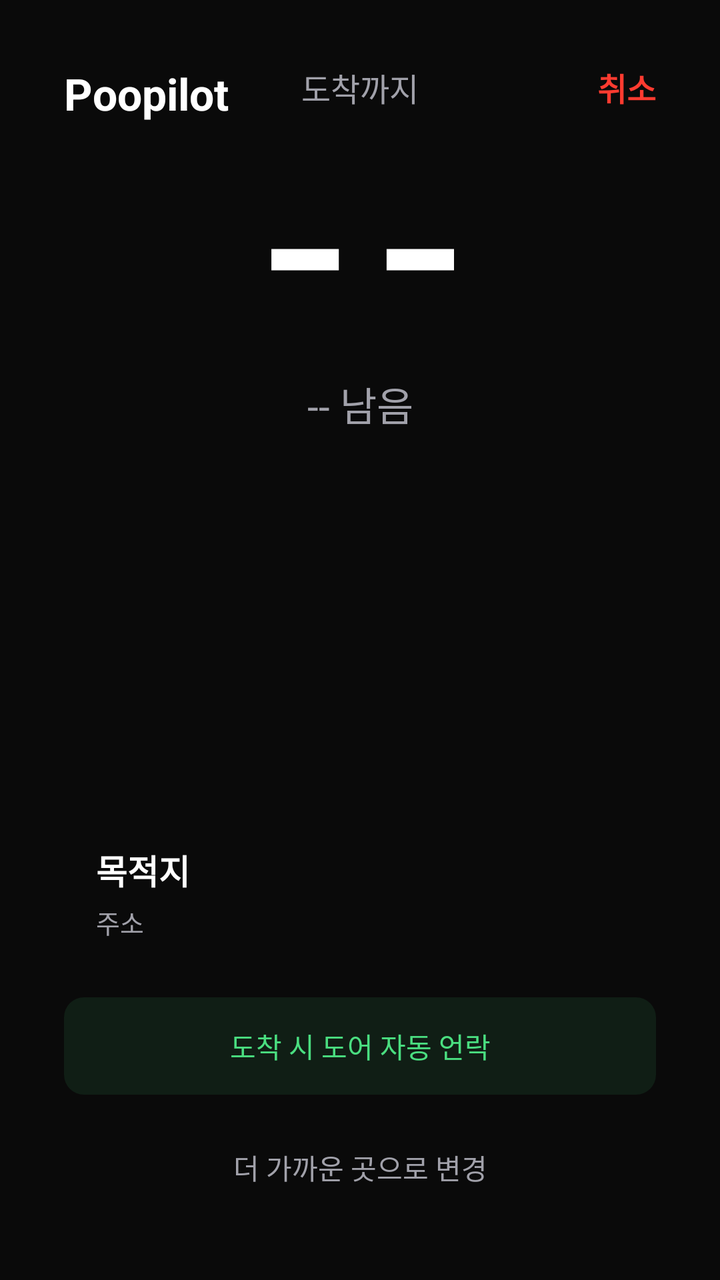
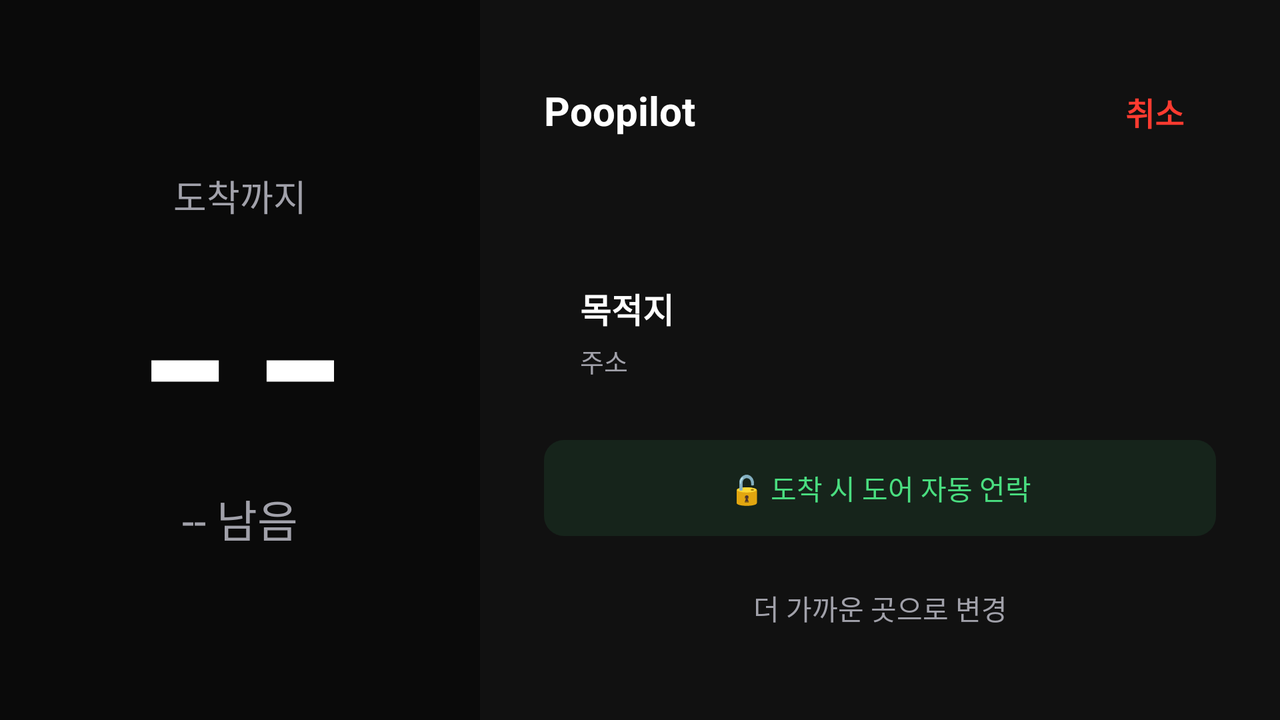

Two renders of one Android screen. The first uses the default layout on a phone; the second uses the alternative layout the repository ships for a different screen configuration, on a matching device. The two XML files are below.
<!-- AndroidManifest.xml: application theme Theme.Poopilot -->
<!-- res/layout/fragment_navigation.xml -->
<?xml version="1.0" encoding="utf-8"?>
<androidx.constraintlayout.widget.ConstraintLayout
    xmlns:android="http://schemas.android.com/apk/res/android"
    xmlns:app="http://schemas.android.com/apk/res-auto"
    android:layout_width="match_parent"
    android:layout_height="match_parent"
    android:background="@color/bg_primary"
    android:padding="@dimen/screen_padding">

    <TextView
        android:id="@+id/tvNavLogo"
        android:layout_width="wrap_content"
        android:layout_height="wrap_content"
        android:text="Poopilot"
        android:textColor="@color/text_primary"
        android:textSize="@dimen/text_title"
        android:textStyle="bold"
        app:layout_constraintStart_toStartOf="parent"
        app:layout_constraintTop_toTopOf="parent" />

    <TextView
        android:id="@+id/btnCancel"
        android:layout_width="wrap_content"
        android:layout_height="wrap_content"
        android:minHeight="@dimen/touch_target_min"
        android:text="취소"
        android:textColor="@color/emergency_red"
        android:textSize="@dimen/text_body"
        android:textStyle="bold"
        android:clickable="true"
        android:focusable="true"
        app:layout_constraintEnd_toEndOf="parent"
        app:layout_constraintTop_toTopOf="parent" />

    <TextView
        android:id="@+id/tvTimeLabel"
        android:layout_width="wrap_content"
        android:layout_height="wrap_content"
        android:text="도착까지"
        android:textColor="@color/text_secondary"
        android:textSize="@dimen/text_body"
        app:layout_constraintEnd_toEndOf="parent"
        app:layout_constraintStart_toStartOf="parent"
        app:layout_constraintBottom_toTopOf="@id/tvTimeValue"
        app:layout_constraintVertical_chainStyle="packed"
        app:layout_constraintVertical_bias="0.35" />

    <TextView
        android:id="@+id/tvTimeValue"
        android:layout_width="wrap_content"
        android:layout_height="wrap_content"
        android:fontFamily="monospace"
        android:text="--"
        android:textColor="@color/text_primary"
        android:textSize="@dimen/text_countdown"
        android:textStyle="bold"
        app:layout_constraintEnd_toEndOf="parent"
        app:layout_constraintStart_toStartOf="parent"
        app:layout_constraintTop_toBottomOf="@id/tvTimeLabel" />

    <TextView
        android:id="@+id/tvDistValue"
        android:layout_width="wrap_content"
        android:layout_height="wrap_content"
        android:layout_marginTop="4dp"
        android:text="-- 남음"
        android:textColor="@color/text_secondary"
        android:textSize="20sp"
        app:layout_constraintEnd_toEndOf="parent"
        app:layout_constraintStart_toStartOf="parent"
        app:layout_constraintTop_toBottomOf="@id/tvTimeValue" />

    <TextView
        android:id="@+id/tvTbtDesc"
        android:layout_width="wrap_content"
        android:layout_height="wrap_content"
        android:layout_marginTop="8dp"
        android:textColor="@color/accent_purple"
        android:textSize="@dimen/text_body_small"
        android:visibility="gone"
        app:layout_constraintEnd_toEndOf="parent"
        app:layout_constraintStart_toStartOf="parent"
        app:layout_constraintTop_toBottomOf="@id/tvDistValue" />

    <LinearLayout
        android:id="@+id/destCard"
        android:layout_width="0dp"
        android:layout_height="wrap_content"
        android:layout_marginBottom="12dp"
        android:background="@drawable/card_bg"
        android:orientation="vertical"
        android:padding="16dp"
        app:layout_constraintBottom_toTopOf="@id/btnDoorUnlock"
        app:layout_constraintEnd_toEndOf="parent"
        app:layout_constraintStart_toStartOf="parent">

        <TextView
            android:id="@+id/tvDestName"
            android:layout_width="wrap_content"
            android:layout_height="wrap_content"
            android:text="목적지"
            android:textColor="@color/text_primary"
            android:textSize="17sp"
            android:textStyle="bold" />

        <TextView
            android:id="@+id/tvDestAddr"
            android:layout_width="wrap_content"
            android:layout_height="wrap_content"
            android:layout_marginTop="4dp"
            android:text="주소"
            android:textColor="@color/text_secondary"
            android:textSize="@dimen/text_caption" />
    </LinearLayout>

    <TextView
        android:id="@+id/btnDoorUnlock"
        android:layout_width="0dp"
        android:layout_height="wrap_content"
        android:layout_marginBottom="12dp"
        android:background="@drawable/door_unlock_bg"
        android:gravity="center"
        android:padding="14dp"
        android:text="도착 시 도어 자동 언락"
        android:textColor="@color/success_green"
        android:textSize="@dimen/text_body_small"
        app:layout_constraintBottom_toTopOf="@id/btnChangeRoute"
        app:layout_constraintEnd_toEndOf="parent"
        app:layout_constraintStart_toStartOf="parent" />

    <TextView
        android:id="@+id/btnChangeRoute"
        android:layout_width="0dp"
        android:layout_height="wrap_content"
        android:background="@drawable/card_bg"
        android:gravity="center"
        android:padding="14dp"
        android:text="더 가까운 곳으로 변경"
        android:textColor="@color/text_secondary"
        android:textSize="@dimen/text_body_small"
        android:clickable="true"
        android:focusable="true"
        app:layout_constraintBottom_toBottomOf="parent"
        app:layout_constraintEnd_toEndOf="parent"
        app:layout_constraintStart_toStartOf="parent" />

</androidx.constraintlayout.widget.ConstraintLayout>
<!-- resources referenced by this layout -->
<resources>
  <color name="accent_purple">#FFA855F7</color>
  <color name="bg_primary">#FF0A0A0A</color>
  <color name="emergency_red">#FFFF3B30</color>
  <color name="success_green">#FF4ADE80</color>
  <color name="text_primary">#FFFFFFFF</color>
  <color name="text_secondary">#FFA1A1AA</color>
  <dimen name="screen_padding">32dp</dimen>
  <dimen name="text_body">16sp</dimen>
  <dimen name="text_body_small">14sp</dimen>
  <dimen name="text_caption">13sp</dimen>
  <dimen name="text_countdown">96sp</dimen>
  <dimen name="text_title">22sp</dimen>
  <dimen name="touch_target_min">48dp</dimen>
  <!-- drawable door_unlock_bg (drawable) -->
  <?xml version="1.0" encoding="utf-8"?>
  <shape xmlns:android="http://schemas.android.com/apk/res/android"
      android:shape="rectangle">
      <solid android:color="@color/success_green_dim" />
      <corners android:radius="@dimen/button_radius" />
  </shape>
  <style name="Theme.Poopilot" parent="Theme.MaterialComponents.DayNight.NoActionBar">
          <item name="colorPrimary">@color/accent_purple</item>
          <item name="colorPrimaryVariant">@color/accent_purple</item>
          <item name="colorOnPrimary">@color/text_primary</item>
          <item name="colorSecondary">@color/success_green</item>
          <item name="colorOnSecondary">@color/text_inverse</item>
          <item name="android:colorBackground">@color/bg_primary</item>
          <item name="colorSurface">@color/bg_card</item>
          <item name="colorOnSurface">@color/text_primary</item>
          <item name="android:statusBarColor">@color/bg_primary</item>
          <item name="android:navigationBarColor">@color/bg_primary</item>
          <item name="android:windowBackground">@color/bg_primary</item>
      </style>
  <color name="success_green_dim">#184ADE80</color>
  <dimen name="button_radius">10dp</dimen>
  <color name="text_inverse">#FF0A0A0A</color>
  <color name="bg_card">#FF1A1A1A</color>
</resources>
<!-- res/layout-land/fragment_navigation.xml (the repository's variant of the layout above) -->
<!-- drawn on the phone turned sideways -->
<?xml version="1.0" encoding="utf-8"?>
<LinearLayout xmlns:android="http://schemas.android.com/apk/res/android"
    android:layout_width="match_parent"
    android:layout_height="match_parent"
    android:background="@color/bg_primary"
    android:orientation="horizontal">

    
    <FrameLayout
        android:layout_width="0dp"
        android:layout_height="match_parent"
        android:layout_weight="1">

        <LinearLayout
            android:layout_width="wrap_content"
            android:layout_height="wrap_content"
            android:layout_gravity="center"
            android:gravity="center_horizontal"
            android:orientation="vertical">

            <TextView
                android:id="@+id/tvTimeLabel"
                android:layout_width="wrap_content"
                android:layout_height="wrap_content"
                android:text="도착까지"
                android:textColor="@color/text_secondary"
                android:textSize="18sp" />

            <TextView
                android:id="@+id/tvTimeValue"
                android:layout_width="wrap_content"
                android:layout_height="wrap_content"
                android:fontFamily="monospace"
                android:text="--"
                android:textColor="@color/text_primary"
                android:textSize="@dimen/text_countdown"
                android:textStyle="bold" />

            <TextView
                android:id="@+id/tvDistValue"
                android:layout_width="wrap_content"
                android:layout_height="wrap_content"
                android:layout_marginTop="@dimen/spacing_xs"
                android:text="-- 남음"
                android:textColor="@color/text_secondary"
                android:textSize="@dimen/text_title" />

            <TextView
                android:id="@+id/tvTbtDesc"
                android:layout_width="wrap_content"
                android:layout_height="wrap_content"
                android:layout_marginTop="8dp"
                android:textColor="@color/accent_purple"
                android:textSize="@dimen/text_body_small"
                android:visibility="gone" />
        </LinearLayout>
    </FrameLayout>

    
    <LinearLayout
        android:layout_width="400dp"
        android:layout_height="match_parent"
        android:background="@color/bg_secondary"
        android:gravity="center_vertical"
        android:orientation="vertical"
        android:padding="@dimen/screen_padding">

        
        <LinearLayout
            android:layout_width="match_parent"
            android:layout_height="wrap_content"
            android:orientation="horizontal">

            <TextView
                android:id="@+id/tvNavLogo"
                android:layout_width="0dp"
                android:layout_height="wrap_content"
                android:layout_weight="1"
                android:text="Poopilot"
                android:textColor="@color/text_primary"
                android:textSize="20sp"
                android:textStyle="bold" />

            <TextView
                android:id="@+id/btnCancel"
                android:layout_width="wrap_content"
                android:layout_height="@dimen/touch_target_min"
                android:background="?attr/selectableItemBackground"
                android:gravity="center"
                android:paddingStart="@dimen/spacing_lg"
                android:paddingEnd="@dimen/spacing_lg"
                android:text="취소"
                android:textColor="@color/emergency_red"
                android:textSize="16sp"
                android:textStyle="bold" />
        </LinearLayout>

        <View
            android:layout_width="match_parent"
            android:layout_height="0dp"
            android:layout_weight="1" />

        
        <LinearLayout
            android:id="@+id/destCard"
            android:layout_width="match_parent"
            android:layout_height="wrap_content"
            android:background="@drawable/card_bg"
            android:orientation="vertical"
            android:padding="@dimen/card_padding_large">

            <TextView
                android:id="@+id/tvDestName"
                android:layout_width="wrap_content"
                android:layout_height="wrap_content"
                android:text="목적지"
                android:textColor="@color/text_primary"
                android:textSize="17sp"
                android:textStyle="bold" />

            <TextView
                android:id="@+id/tvDestAddr"
                android:layout_width="wrap_content"
                android:layout_height="wrap_content"
                android:layout_marginTop="@dimen/spacing_xs"
                android:text="주소"
                android:textColor="@color/text_secondary"
                android:textSize="@dimen/text_caption" />
        </LinearLayout>

        
        <TextView
            android:id="@+id/btnDoorUnlock"
            android:layout_width="match_parent"
            android:layout_height="wrap_content"
            android:layout_marginTop="@dimen/spacing_md"
            android:background="@drawable/door_unlock_bg"
            android:gravity="center"
            android:minHeight="@dimen/touch_target_min"
            android:text="🔓 도착 시 도어 자동 언락"
            android:textColor="@color/success_green"
            android:textSize="@dimen/text_body_small" />

        
        <TextView
            android:id="@+id/btnChangeRoute"
            android:layout_width="match_parent"
            android:layout_height="wrap_content"
            android:layout_marginTop="@dimen/spacing_md"
            android:background="@drawable/card_bg"
            android:foreground="?attr/selectableItemBackgroundBorderless"
            android:gravity="center"
            android:minHeight="@dimen/touch_target_min"
            android:text="더 가까운 곳으로 변경"
            android:textColor="@color/text_secondary"
            android:textSize="@dimen/text_body_small" />
    </LinearLayout>
</LinearLayout>
<!-- resources referenced by the variant -->
<!-- as the phone turned sideways resolves them -->
<resources>
  <color name="accent_purple">#FFA855F7</color>
  <color name="bg_primary">#FF0A0A0A</color>
  <color name="bg_secondary">#FF111111</color>
  <color name="emergency_red">#FFFF3B30</color>
  <color name="success_green">#FF4ADE80</color>
  <color name="text_primary">#FFFFFFFF</color>
  <color name="text_secondary">#FFA1A1AA</color>
  <dimen name="card_padding_large">18dp</dimen>
  <dimen name="screen_padding">32dp</dimen>
  <dimen name="spacing_lg">16dp</dimen>
  <dimen name="spacing_md">12dp</dimen>
  <dimen name="spacing_xs">4dp</dimen>
  <dimen name="text_body_small">14sp</dimen>
  <dimen name="text_caption">13sp</dimen>
  <dimen name="text_countdown">96sp</dimen>
  <dimen name="text_title">22sp</dimen>
  <dimen name="touch_target_min">48dp</dimen>
  <!-- drawable door_unlock_bg (drawable) -->
  <?xml version="1.0" encoding="utf-8"?>
  <shape xmlns:android="http://schemas.android.com/apk/res/android"
      android:shape="rectangle">
      <solid android:color="@color/success_green_dim" />
      <corners android:radius="@dimen/button_radius" />
  </shape>
  <style name="Theme.Poopilot" parent="Theme.MaterialComponents.DayNight.NoActionBar">
          <item name="colorPrimary">@color/accent_purple</item>
          <item name="colorPrimaryVariant">@color/accent_purple</item>
          <item name="colorOnPrimary">@color/text_primary</item>
          <item name="colorSecondary">@color/success_green</item>
          <item name="colorOnSecondary">@color/text_inverse</item>
          <item name="android:colorBackground">@color/bg_primary</item>
          <item name="colorSurface">@color/bg_card</item>
          <item name="colorOnSurface">@color/text_primary</item>
          <item name="android:statusBarColor">@color/bg_primary</item>
          <item name="android:navigationBarColor">@color/bg_primary</item>
          <item name="android:windowBackground">@color/bg_primary</item>
      </style>
  <color name="success_green_dim">#184ADE80</color>
  <dimen name="button_radius">10dp</dimen>
  <color name="text_inverse">#FF0A0A0A</color>
  <color name="bg_card">#FF1A1A1A</color>
</resources>
